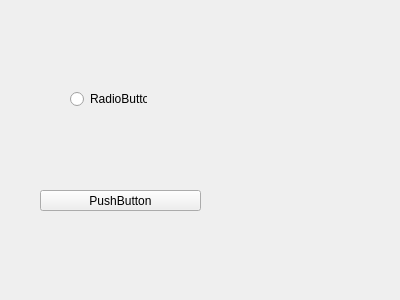
<?xml version="1.0" encoding="UTF-8"?>
<ui version="4.0">
 <class>Form</class>
 <widget class="QWidget" name="Form">
  <property name="geometry">
   <rect>
    <x>0</x>
    <y>0</y>
    <width>400</width>
    <height>300</height>
   </rect>
  </property>
  <property name="windowTitle">
   <string>Form</string>
  </property>
  <widget class="QPushButton" name="pushButton">
   <property name="geometry">
    <rect>
     <x>40</x>
     <y>190</y>
     <width>161</width>
     <height>21</height>
    </rect>
   </property>
   <property name="text">
    <string>PushButton</string>
   </property>
  </widget>
  <widget class="QRadioButton" name="radioButton">
   <property name="geometry">
    <rect>
     <x>70</x>
     <y>90</y>
     <width>77</width>
     <height>18</height>
    </rect>
   </property>
   <property name="text">
    <string>RadioButton</string>
   </property>
  </widget>
 </widget>
 <resources/>
 <connections/>
</ui>
